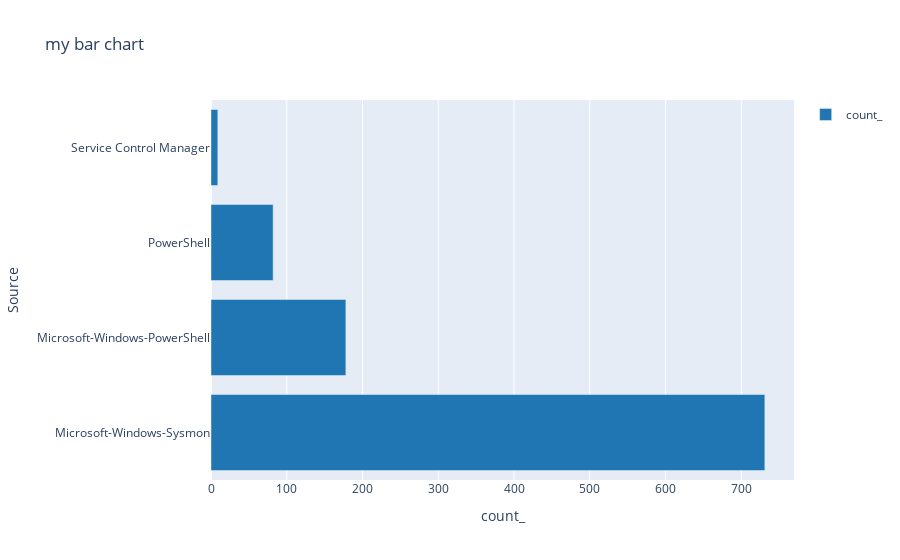

Notebook code for this chart:
### Markdown cell above
### Alterantive way to assign kql query result to a python variable

### Code cell
%kql my_bar_chart << Event | where TimeGenerated >=ago(30d) | take 1000 | summarize count() by Source | sort by count_ | render barchart title='My bar chart'
my_bar_chart

### Figure 1 — Plotly figure (JSON) as saved in the notebook; plotly's stock layout.template omitted (floating-point values rounded to 4 significant figures)
{"data": [{"marker": {"color": "rgb(31, 118, 179)"}, "name": "count_", "orientation": "h", "type": "bar", "x": [731, 178, 82, 9], "y": ["Microsoft-Windows-Sysmon", "Microsoft-Windows-PowerShell", "PowerShell", "Service Control Manager"]}], "layout": {"showlegend": true, "title": {"text": "my bar chart"}, "xaxis": {"ticksuffix": "", "title": {"text": "count_"}, "type": "linear"}, "yaxis": {"title": {"text": "Source"}, "type": "category"}}}
